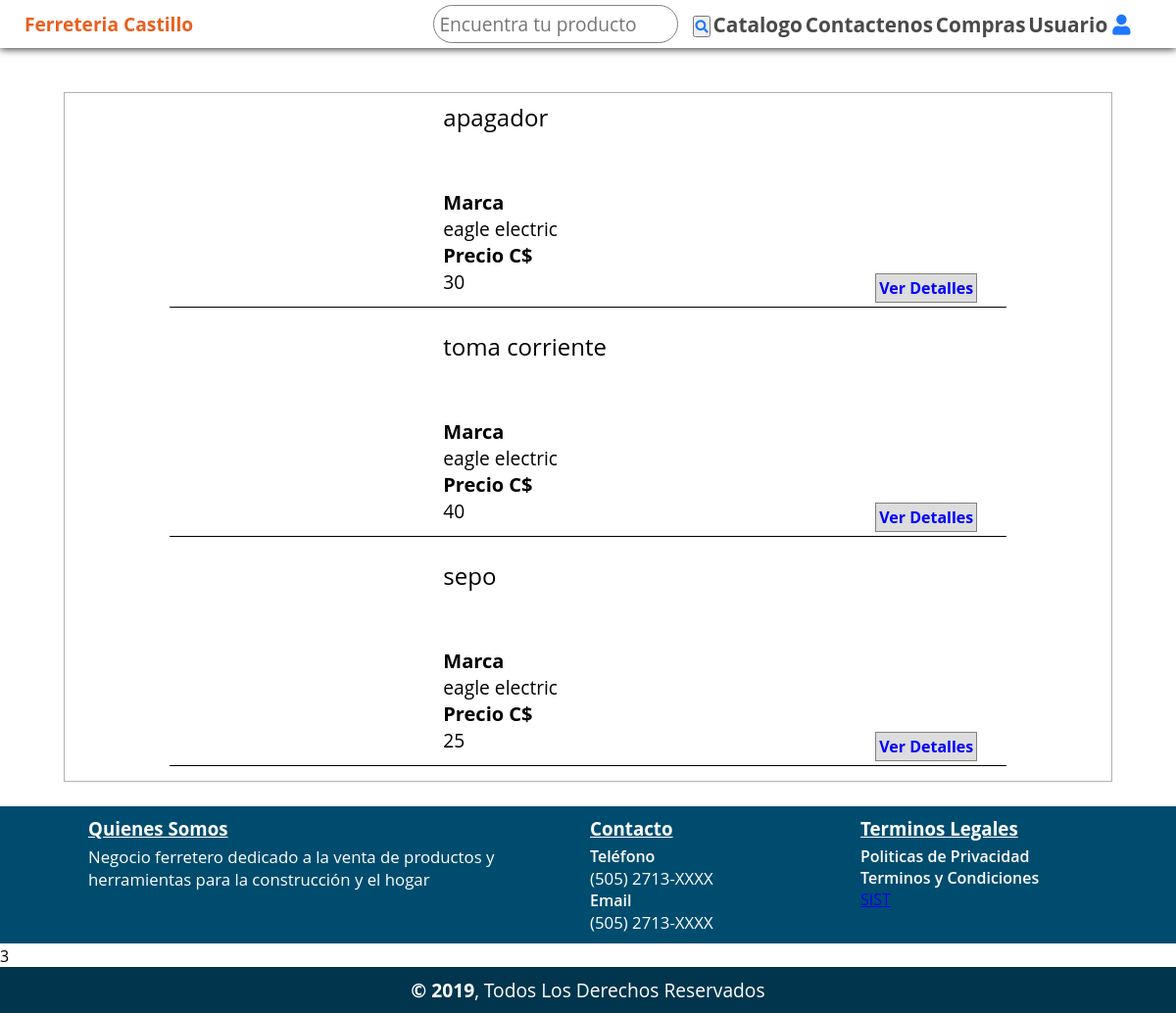
Page /?c=productos&buscar=material_electrico on the earlier database version.
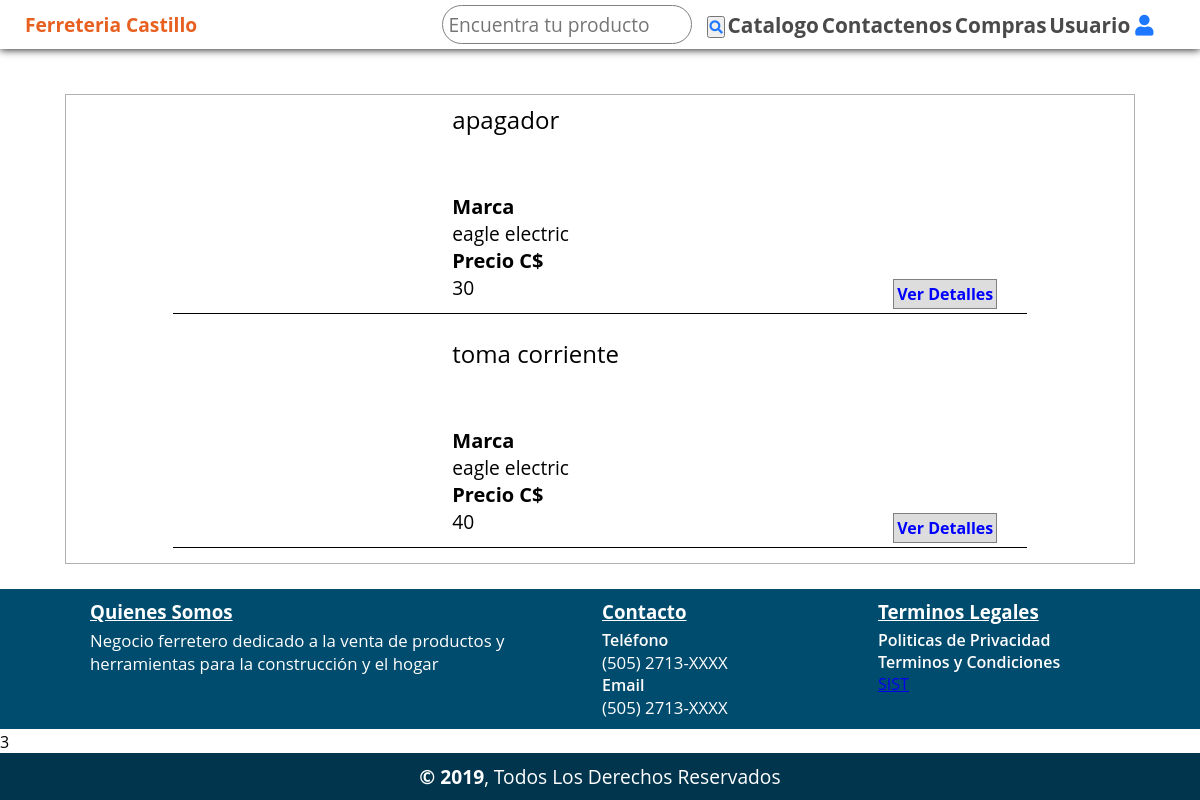
Same page on the later database version.
### tables this page shows
CREATE TABLE `producto`  (
  `idProducto` int(255) NOT NULL,
  `nombre` varchar(30) NULL DEFAULT NULL,
  `marca` int(30) NULL DEFAULT NULL,
  `precio` double(255, 0) NULL DEFAULT NULL,
  `imagen` mediumblob NULL,
  `categoria` int(255) NULL DEFAULT NULL,
  PRIMARY KEY (`idProducto`) USING BTREE,
  INDEX `idProducto`(`idProducto`) USING BTREE,
  INDEX `fk01_producto`(`marca`) USING BTREE,
  INDEX `fk02_producto`(`categoria`) USING BTREE,
  CONSTRAINT `fk01_producto` FOREIGN KEY (`marca`) REFERENCES `marca` (`idmarca`) ON DELETE RESTRICT ON UPDATE RESTRICT,
  CONSTRAINT `fk02_producto` FOREIGN KEY (`categoria`) REFERENCES `categoria` (`idcategoria`) ON DELETE RESTRICT ON UPDATE RESTRICT
);

CREATE TABLE `marca`  (
  `idmarca` int(255) NULL DEFAULT NULL,
  `nombre` varchar(30) NULL DEFAULT NULL,
  INDEX `idmarca`(`idmarca`) USING BTREE
);

### controllers/productos.controler.php (called while the page is built, shortened)
<?php
    class ProductosController{
        public function Index(){
            require_once 'views/cliente/layouts/dhead.php';
            require_once 'views/cliente/layouts/header.php';
            require_once 'views/cliente/producto/listaproductos.php';
            require_once 'views/cliente/layouts/footer.php';
        }
    }
?>

### config/conexion.php (called while the page is built)
<?php
	class Conexion{
		public static function startup(){
			$pdo = new PDO('mysql:host=localhost;dbname=ferreteria_castillo;charset=utf8', 'root', 'Myroot');
			$pdo->setAttribute(PDO::ATTR_ERRMODE, PDO::ERRMODE_EXCEPTION);
			return $pdo;
		}
	}
?>

### models/producto.php (called while the page is built, shortened)
<?php
	require_once dirname(__FILE__,2)."./Config/conexion.php";
	class Producto{
		private $pdo;
		public function __CONSTRUCT()
	    {
            try
            {
                $this->pdo = Conexion::StartUp();
            }
            catch(Exception $e)
            {
                die($e->getMessage());
            }
	    }
		public function Buscar($buscador)
		{
			try
			{
                $sql= "CALL buscador( ? )";
                $stm = $this->pdo->prepare($sql);
                $stm->bindParam(1,$buscador,PDO::PARAM_STR);
				$stm->execute();
				return $stm->fetchAll(PDO::FETCH_OBJ);
			} catch (Exception $e)
			{
				die($e->getMessage());
			}
		}
	}
?>

### views/cliente/producto/listaproductos.php (the view, shortened to what this page needs)
<?php
    require_once './models/producto.php';
    $categoria=$_REQUEST['buscar'];
    $producto = new Producto();
    $productos = $producto->Buscar($categoria);
?>
    <div class="container_productos">
    <div class="lista">
        <?php
            if(!$productos){
             echo '<span>No se encontraron datos<span>';
            }else{
            foreach($productos as $colum):
        ?>
        <div class="item_lista">
            <div class="columna1">
                <div class="imagen">
                </div>
            </div>
            <div class="columna2">
                <div class="nombre">
                    <a href="?c=productos&a=Index2&verprod=<?php echo $colum->idproducto;?>"><span><?php echo $colum->nombre; ?></span></a>
                </div>
                <div class="descripcion">
                    <span>Marca</span><p><?php echo $colum->marca; ?></p>
                    <span>Precio C$</span><p> <?php echo $colum->precio; ?></p>
                </div>
                <div class="ver">
                    <a href="?c=productos&a=Index2&verprod=<?php echo $colum->idproducto;?>" class="boton">
                        Ver Detalles
                    </a>
                </div>
            </div>
        </div>
        <?php
            endforeach;
        }
        ?>
    </div>
</div>

### index.php (shortened to what this page needs)
<?php
   $controlador = "index";
   if(!isset($_REQUEST['c'])){
       require_once "controllers/$controlador.controler.php";
       $controlador = ucwords($controlador).'Controller';
       $controlador = new $controlador;
       $controlador->Index();
   }else{
        $accion = isset($_REQUEST['a']) ? $_REQUEST['a'] : 'Index';
        $controlador = new $controlador;
        call_user_func (array($controlador,$accion));
   }
?>

### views/cliente/layouts/dhead.php (shortened to what this page needs)
<!DOCTYPE html>
<html lang="es">
<head>
    <link rel="stylesheet" href="././assets/css/estiloheaders.css">
    <link rel="stylesheet" href="././assets/css/estilosFooter.css">
    <link rel="stylesheet" href="././assets/css/home.css">
    <link rel="stylesheet" href="././assets/css/listaproductos.css">
    <link rel="stylesheet" href="././assets/css/estilodetalle.css">
    <link rel="stylesheet" href="././assets/css/all.css">
    <link rel="stylesheet" href="././assets/css/all.min.css">

### views/cliente/layouts/header.php (shortened to what this page needs)
<?php
$valor='';
if($valor==''){
   $usuario="Usuario";
}else{
    $usuario = $valor;
}
?>
<body>
    <header>
        <nav class="container-nav">
            <div class="Logo">
                <a href="?c=Index"><span>Ferreteria Castillo</span></a>
            </div>
            <ul class="menu-items" id="MenuItem">
                <li>
                    <form action="?c=productos" method="post">
                        <input type="text" name="buscar" id="buscar" placeholder="Encuentra tu producto"><button><i
                                class="fas fa-search"></i></button></form>
                </li>
                <li><a href="#">Catalogo</a>
                </li>
                <li><a href="#">Contactenos</a></li>
                <li><a href="#">Compras</a></li>
                <li><a href="#"><Span><?php echo $usuario?></Span><i class="fas fa-user"></i></a>
                </li>
            </ul>
        </nav>
    </header>

### views/cliente/layouts/footer.php (shortened to what this page needs)
<footer>
    <div class="footer-content">
        <div class=footer-item1>
            <h3>Quienes Somos</h3>
            <p>Negocio ferretero dedicado a la venta de productos y herramientas para la construcción y el hogar</p>
        </div>
        <div class=footer-item2>
            <h3>Contacto</h3>
            <ul>
                <li><span>Teléfono</span></li>
                <li>
                    <p>(505) 2713-XXXX</p>
                </li>
                <li><span>Email</span></li>
                <li>
                    <p>(505) 2713-XXXX</p>
                </li>
            </ul>
        </div>
        <div class=footer-item3>
            <h3>Terminos Legales</h3>
            <ul>
                <li><span>Politicas de Privacidad</span></li>
                <li><span>Terminos y Condiciones</span></li>
                <li><a href="?c=_alogin&a=loginadmin">SIST</a></li>
            </ul>
        </div>
    </div>3
    <div class="copyright">
        <p><span>&copy; 2019</span>, Todos Los Derechos Reservados</p>
    </div>
</footer>
</body>

### assets/css/estiloheaders.css (style rules this page uses)
* { -webkit-box-sizing: border-box; -moz-box-sizing: border-box; box-sizing: border-box; font-family: 'open sans'; margin: 0; padding: 0; }
html { box-sizing: border-box; }
*, *:before, *:after { box-sizing: inherit; }
header { background-color: rgb(255, 255, 255); margin-bottom: 40px; box-shadow: 0 1pt 6pt #2B2B2B; position: relative; z-index: 800; }
.container-nav { display: flex; flex-wrap: wrap; block-size: auto; width: 100%; padding: 5px; height: auto; }
.Logo { margin: auto auto auto 20px; }
.Logo a { color: #E86020; text-decoration: none; font-size: 1.2rem; font-weight: bold; }
.menu-items { display: none; }
@media only screen and (min-width:801px) { .Logo { margin: auto 0 auto 20px; } }
@media only screen and (min-width:801px) { .menu-items { display: flex; margin: auto 40px auto auto; flex-wrap: wrap; width: 60%; flex-direction: row; list-style: none; background-color: rgb(255, 255, 255); font-size: 1.3rem; font-weight: bold; } }
@media only screen and (min-width:801px) { .menu-items li { align-self: right; width: fit-content; margin: auto; } }
@media only screen and (min-width:801px) { .menu-items li a { text-decoration: none; color: #4b4a4a; } }
@media only screen and (min-width:801px) { .menu-items li a i { margin-left: 5px; color: #1D77FF; } }
@media only screen and (min-width:801px) { .menu-items li [type="text"] { -webkit-border-radius: 25px; -moz-border-radius: 25px; border-radius: 25px; width: 250px; margin-right: 10px; padding: 5px; border: 1px solid gray; font-size: 1.2rem; } }
@media only screen and (min-width:801px) { button { margin-left: 5px; } }
@media only screen and (min-width:801px) { .menu-items li button i { color: #1D77FF; } }

### assets/css/estilosFooter.css (style rules this page uses)
footer { margin-top: 20px; display: flex; flex-wrap: wrap; }
footer ul li { list-style: none; }
.footer-content { width: 100%; height: auto; display: flex; flex-wrap: wrap; background-color: #004C6E; color: #ffffff; margin-bottom: 1.5px; padding: 10px; }
.footer-item1 { width: 100%; margin-left: 40px; }
.footer-item1 h3 { text-decoration: underline; margin-bottom: 5px; }
.footer-item1 p { font-size: 1.05em; }
.footer-item2 { width: 100%; margin-left: 40px; }
.footer-item2 h3 { text-decoration: underline; margin-bottom: 5px; }
.footer-item2 span { font-weight: 600; }
.footer-item2 p { font-size: 1.05em; }
.footer-item3 { width: 100%; margin-left: 40px; }
@media (min-width:800px) { .footer-item1 { width: 40%; margin-left: 80px; } }
@media (min-width:800px) { .footer-item2 { width: 20%; margin-left: 40px; } }
@media (min-width:800px) { .footer-item3 { width: 20%; margin-left: 40px; } }
.footer-item3 h3 { text-decoration: underline; margin-bottom: 5px; }
.footer-item3 span { font-weight: 600; }
.copyright { width: 100%; height: auto; align-self: flex-end; text-align: center; background-color: #00354D; color: white; }
.copyright p { margin: 10px 0 10px 0; font-size: 1.2em; }
.copyright p span { font-weight: bold; font-size: 1em; }

### assets/css/home.css (style rules this page uses)
html { box-sizing: border-box; }
*, *:before, *:after { box-sizing: inherit; }
* { box-sizing: border-box; }
.boton { margin-top: 5px; text-decoration: none; border: 1px solid gray; background-color: rgb(221, 221, 221); color: blue; font-weight: 700; padding: 3px; }

### assets/css/all.css (style rules this page uses)
.fa, .fas, .far, .fal, .fad, .fab { -moz-osx-font-smoothing: grayscale; -webkit-font-smoothing: antialiased; display: inline-block; font-style: normal; font-variant: normal; text-rendering: auto; line-height: 1; }
.fa-search:before { content: "\f002"; }
.fa-user:before { content: "\f007"; }
.fa, .fas { font-family: 'Font Awesome 5 Free'; font-weight: 900; }

Differences in the rows shown:
removed producto: nombre "sepo", marca.nombre "eagle electric", precio "25"
